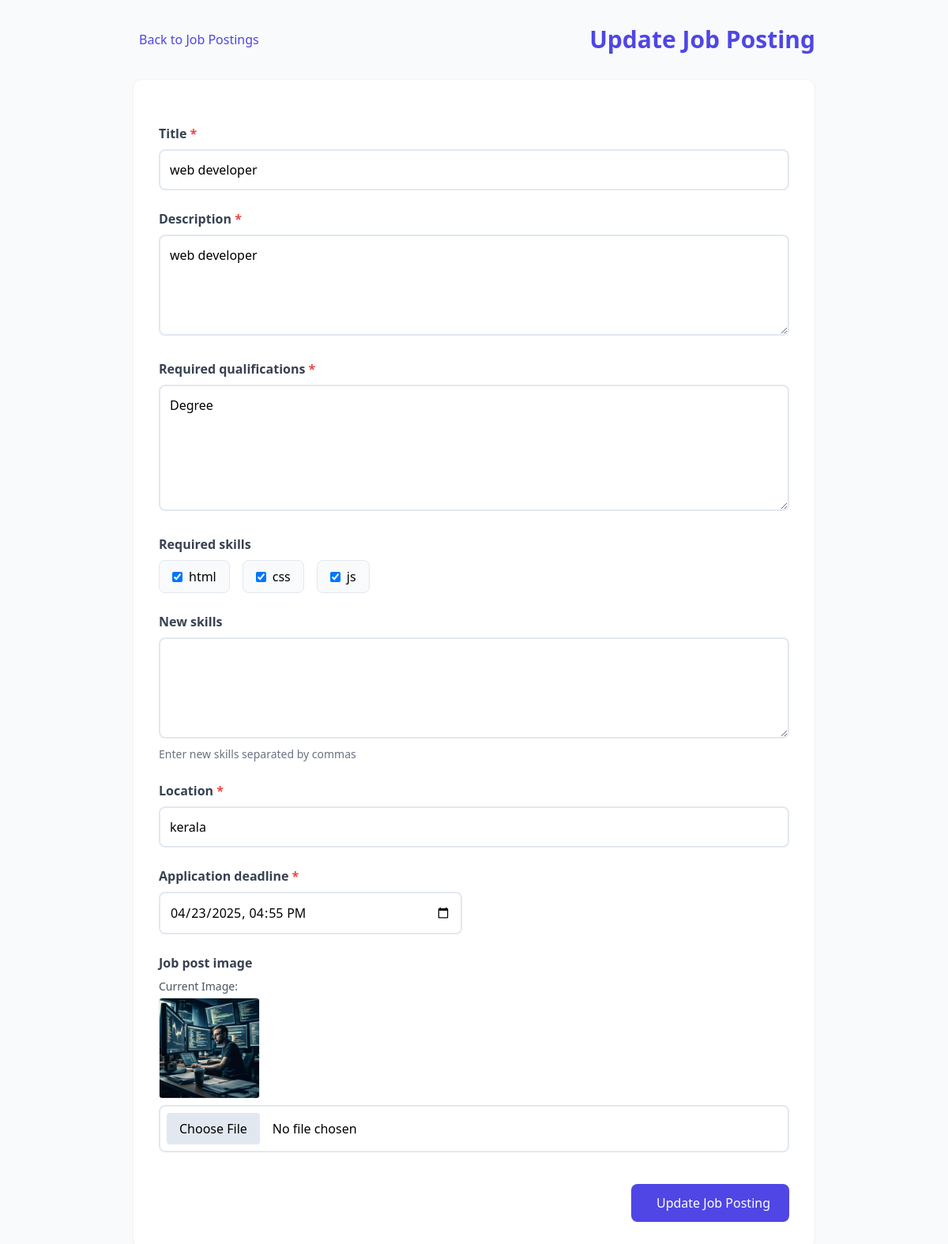
Screenshot of /jobs/1/1/edit/ (signed in) with the database file from the repository.
### jobs/models.py (models this page shows, shortened)
class JobPosting(models.Model):
    organization = models.ForeignKey(Organization, on_delete=models.CASCADE, related_name='job_postings')
    title = models.CharField(max_length=255)
    description = models.TextField()
    required_qualifications = models.TextField()
    required_skills = models.ManyToManyField(Skill, blank=True)  # Use the same Skill model
    location = models.CharField(max_length=100)
    posted_on = models.DateTimeField(auto_now_add=True)
    application_deadline = models.DateTimeField()
    job_post_image = models.ImageField(upload_to='job_images/', blank=True, null=True)
    posted_by = models.ForeignKey(User,on_delete=models.SET_NULL,null=True,related_name='posted_jobs')

class Skill(models.Model):
    name = models.CharField(max_length=50)
    def __str__(self):
        return self.name

### jobs/views.py (the view)
# urls.py: path('<int:org_id>/<int:pk>/edit/', views.job_posting_update, name='job_posting_update'),
@login_required
def job_posting_update(request, org_id, pk):
    organization = get_object_or_404(Organization, id=org_id)
    job_posting = get_object_or_404(JobPosting, pk=pk, organization=organization)
    if request.user != organization.user:
        hr_role = OrganizationHR.objects.filter(
            user=request.user,
            organization=organization,
            is_active=True,
            can_post_jobs=True
        ).first()
        if not (request.user == organization.user or
           (hr_role and job_posting.posted_by == request.user)):
            return redirect('index_dashboard')
    if request.method == 'POST':
        form = JobPostingForm(request.POST, request.FILES, instance=job_posting)
        if form.is_valid():
            job_posting = form.save()
            new_skills = form.cleaned_data['new_skills']
            if new_skills:
                for skill_name in [s.strip() for s in new_skills.split(',')]:
                    skill, _ = Skill.objects.get_or_create(name=skill_name)
                    job_posting.required_skills.add(skill)
            return redirect('organization_dashboard_specific', org_id=organization.id)
    else:
        form = JobPostingForm(instance=job_posting)
    return render(request, 'jobs/job_posting_update.html', {
        'form': form,
        'organization': organization,
        'job_posting': job_posting
    })

### jobs/forms.py
class JobPostingForm(forms.ModelForm):
    application_deadline = forms.DateTimeField(
        widget=forms.DateTimeInput(attrs={'type': 'datetime-local'}),
        input_formats=['%Y-%m-%dT%H:%M'],
    )
    required_skills = forms.ModelMultipleChoiceField(queryset=Skill.objects.all(), widget=forms.CheckboxSelectMultiple, required=False)
    new_skills = forms.CharField(widget=forms.Textarea, required=False, help_text="Enter new skills separated by commas")
    class Meta:
        model = JobPosting
        fields = ['title', 'description', 'required_qualifications', 'required_skills', 'new_skills', 'location', 'application_deadline', 'job_post_image']

### jobs/templates/jobs/job_posting_update.html (shortened to what this page needs)
{% load static %}
<!DOCTYPE html>
<html lang="en">
<head>
    <script src="https://cdn.tailwindcss.com"></script>
    <link href="https://cdn.jsdelivr.net/npm/remixicon@3.5.0/fonts/remixicon.css" rel="stylesheet">
</head>
<body class="bg-gray-50 min-h-screen">
    <div class="max-w-4xl mx-auto px-4 py-8">
        <div class="flex flex-col sm:flex-row justify-between items-start sm:items-center mb-8 gap-4">
            <a href="{% url 'job_posting_list' org_id=organization.id %}" class="text-indigo-600 hover:text-indigo-800 hover:underline flex items-center transition-colors">
                 Back to Job Postings
            </a>
            <h2 class="text-2xl sm:text-3xl font-bold text-indigo-600 flex items-center">
                Update Job Posting
            </h2>
        </div>
        <div class="bg-white rounded-xl shadow-sm p-6 md:p-8 border border-gray-100">
            <form method="POST" enctype="multipart/form-data" class="space-y-6">
                <div class="form-group">
                    <label for="{{ form.title.id_for_label }}" class="form-label">
                        {{ form.title.label }} <span class="text-red-500">*</span>
                    </label>
                    <input type="text" name="{{ form.title.name }}" id="{{ form.title.id_for_label }}"
                           value="{{ form.title.value|default:'' }}" class="form-input" required>
                </div>
                <div class="form-group">
                    <label for="{{ form.description.id_for_label }}" class="form-label">
                        {{ form.description.label }} <span class="text-red-500">*</span>
                    </label>
                    <textarea name="{{ form.description.name }}" id="{{ form.description.id_for_label }}"
                              class="form-input form-textarea" required>{{ form.description.value|default:'' }}</textarea>
                </div>
                <div class="form-group">
                    <label for="{{ form.required_qualifications.id_for_label }}" class="form-label">
                        {{ form.required_qualifications.label }} <span class="text-red-500">*</span>
                    </label>
                    <textarea name="{{ form.required_qualifications.name }}" id="{{ form.required_qualifications.id_for_label }}"
                              class="form-input form-textarea required-qualifications" required>{{ form.required_qualifications.value|default:'' }}</textarea>
                </div>
                <div class="form-group">
                    <label class="form-label">
                        {{ form.required_skills.label }}
                    </label>
                    <div class="checkbox-group">
                        {% for checkbox in form.required_skills %}
                            <div class="checkbox-item">
                                {{ checkbox.tag }}
                                <label for="{{ checkbox.id_for_label }}">{{ checkbox.choice_label }}</label>
                            </div>
                        {% endfor %}
                    </div>
                </div>
                <div class="form-group">
                    <label for="{{ form.new_skills.id_for_label }}" class="form-label">
                        {{ form.new_skills.label }}
                    </label>
                    <textarea name="{{ form.new_skills.name }}" id="{{ form.new_skills.id_for_label }}"
                              class="form-input form-textarea">{{ form.new_skills.value|default:'' }}</textarea>
                    {% if form.new_skills.help_text %}
                        <p class="text-gray-500 text-sm mt-1">{{ form.new_skills.help_text }}</p>
                    {% endif %}
                </div>
                <div class="form-group">
                    <label for="{{ form.location.id_for_label }}" class="form-label">
                        {{ form.location.label }} <span class="text-red-500">*</span>
                    </label>
                    <input type="text" name="{{ form.location.name }}" id="{{ form.location.id_for_label }}"
                           value="{{ form.location.value|default:'' }}" class="form-input" required>
                </div>
                <div class="form-group">
                    <label for="{{ form.application_deadline.id_for_label }}" class="form-label">
                        {{ form.application_deadline.label }} <span class="text-red-500">*</span>
                    </label>
                    <input type="datetime-local" name="{{ form.application_deadline.name }}"
                           id="{{ form.application_deadline.id_for_label }}"
                           value="{{ form.application_deadline.value|date:'Y-m-d\TH:i' }}"
                           class="form-input" required>
                </div>
                <div class="form-group">
                    <label for="{{ form.job_post_image.id_for_label }}" class="form-label">
                        {{ form.job_post_image.label }}
                    </label>
                    {% if form.instance.job_post_image %}
                        <div class="mb-2">
                            <p class="text-sm text-gray-600">Current Image:</p>
                            <img src="{{ form.instance.job_post_image.url }}" alt="Current job post image" class="mt-1 h-32 object-contain border rounded">
                        </div>
                    {% endif %}
                    <input type="file" name="{{ form.job_post_image.name }}"
                           id="{{ form.job_post_image.id_for_label }}"
                           class="form-input file-input">
                </div>
                <div class="pt-4 flex justify-end">
                    <button type="submit"
                            class="px-6 py-3 bg-indigo-600 hover:bg-indigo-700 text-white font-medium rounded-lg shadow-sm transition-colors flex items-center justify-center">
                         Update Job Posting
                    </button>
                </div>
            </form>
        </div>
    </div>
</body>
</html>

### jobs/templates/jobs/job_posting_update.html (style rules this page uses)
.form-input { border: 2px solid #e2e8f0; border-radius: 0.5rem; width: 100%; font-size: 1rem; padding: 0.75rem; outline: none; transition: all 0.2s ease; }
.form-textarea { min-height: 8rem; resize: vertical; }
.form-label { display: block; margin-bottom: 0.5rem; font-weight: 600; color: #374151; }
.form-group { margin-bottom: 1.5rem; }
.checkbox-group { display: flex; flex-wrap: wrap; gap: 1rem; margin-top: 0.5rem; }
.checkbox-item { display: flex; align-items: center; background-color: #f8fafc; padding: 0.5rem 1rem; border-radius: 0.5rem; border: 1px solid #e2e8f0; }
.checkbox-item input { width: auto; margin-right: 0.5rem; }
.required-qualifications { min-height: 10rem; }
input[type="datetime-local"] { max-width: 24rem; }
.file-input { padding: 0.5rem; }

### rows the page displays
JobPosting: title "web developer", description "web developer", required_qualifications "Degree", location "kerala", instance.job_post_image (picture)
Skill: choice_label "html"
Skill: choice_label "css"
Skill: choice_label "js"
